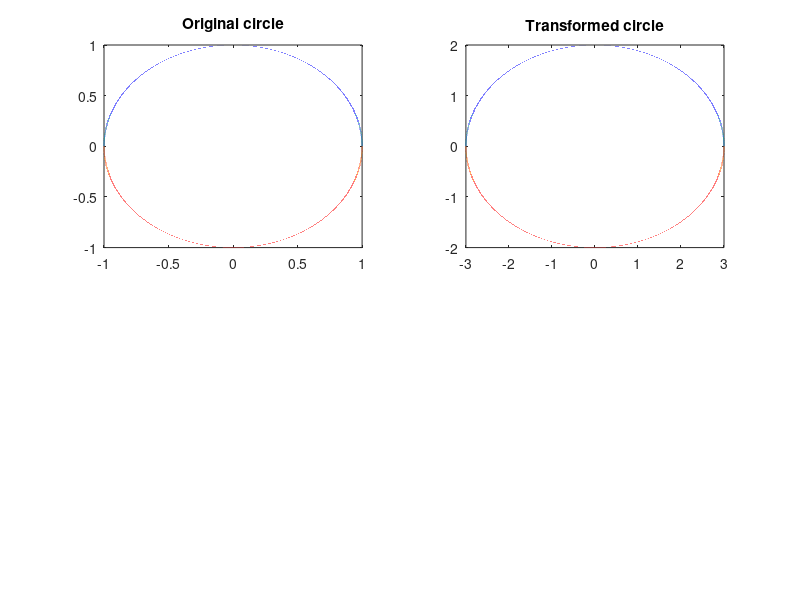
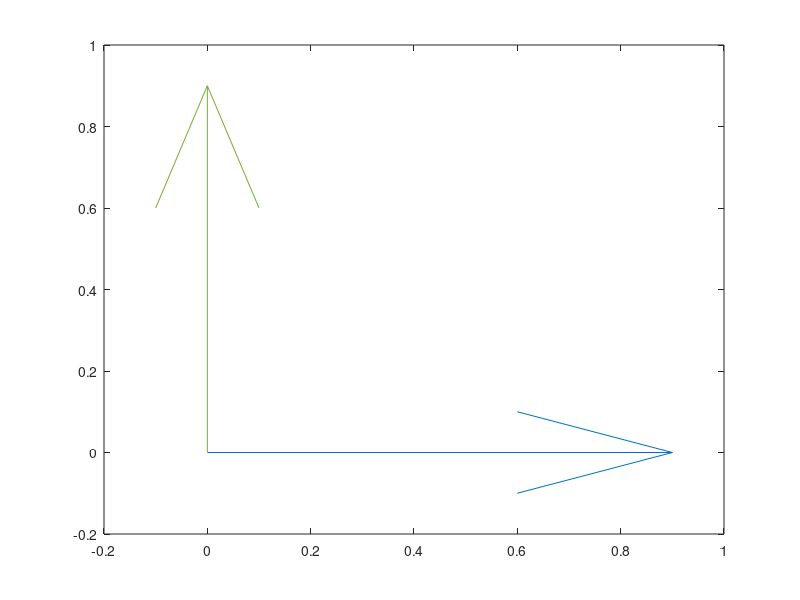

Write MATLAB code to recreate these figures, in order.
clear

function plotVectors(vecs)
    for i = 1 : length(vecs) #length is num of rows
        x = cat(1, [0,0], vecs(i,:))
        quiver(x(1),  #start x
               x(3),  #start y
               x(2),  #x direction
               x(4)); #y direction
        hold on
    end
end 

x = linspace(-1, 1, 100000);
y = sqrt(1-(x.^2));
figure(1)
subplot(2,2,1)
plot(x, y);
hold on 
plot(x, -y);
title('Original circle');

x1 = linspace(-3, 3, 100000);
y1 = 2*sqrt(1-((x1./3).^2));
subplot(2,2,2);
plot(x1, y1);
hold on 
plot(x1, -y1);
title('Transformed circle');

u = [1 0]
v = [0 1]
figure(2)
plotVectors([u; v])
